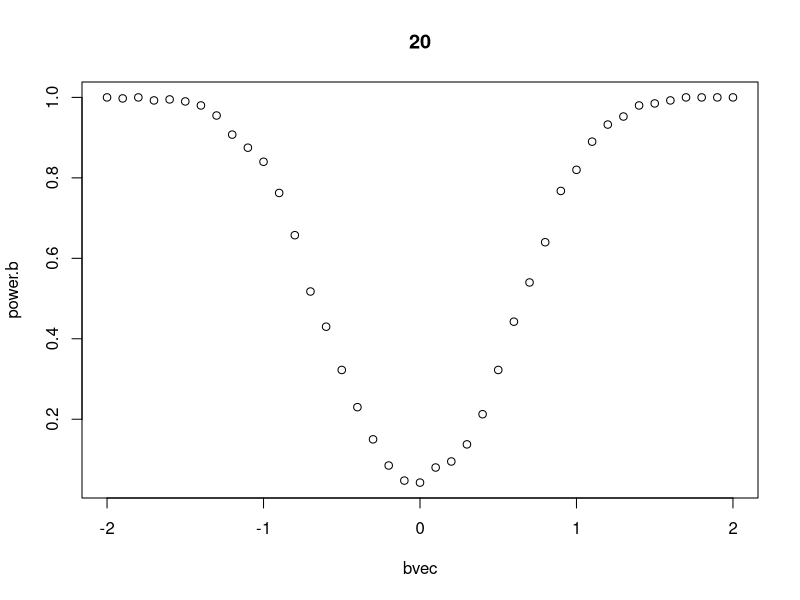

Reproduce this figure in R.
# how does slope impact power?  

# how does slope impact power?  

sample_size <- 20
a <- 2
b <- 1
sd <- 8

nsim <- 400
bvec <- seq(-2, 2, by = 0.1)
power.b <- numeric(length(bvec))
pval <- numeric(nsim)


for(j in 1:length(bvec)){
  for(i in 1:nsim){
    
    x <- sample(x = 1:20,
                size = sample_size,
                replace = TRUE)
    
    b <- bvec[j]
    y_det <- a + b*x
    y <- rnorm(n = length(y_det),
               mean = y_det,
               sd = sd)
    
    m <- lm(y ~ x)
    
    #get p-value
    
    pval[i] <- coef(summary(m))["x","Pr(>|t|)"]
    
  }#end i lloop
  power.b[j] <- sum(pval< 0.05)/nsim
  
}#end j loop

plot(power.b ~ bvec,main = sample_size)
